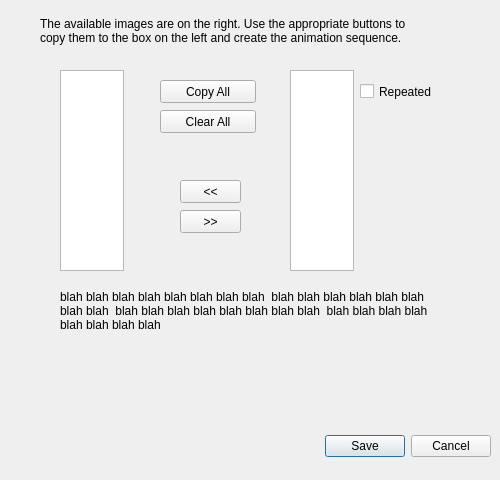
<?xml version="1.0" encoding="UTF-8"?>
<ui version="4.0">
 <class>CDlgAnimation</class>
 <widget class="QDialog" name="CDlgAnimation">
  <property name="geometry">
   <rect>
    <x>0</x>
    <y>0</y>
    <width>500</width>
    <height>480</height>
   </rect>
  </property>
  <property name="minimumSize">
   <size>
    <width>500</width>
    <height>480</height>
   </size>
  </property>
  <property name="maximumSize">
   <size>
    <width>500</width>
    <height>480</height>
   </size>
  </property>
  <property name="windowTitle">
   <string>Dialog</string>
  </property>
  <widget class="QDialogButtonBox" name="buttons">
   <property name="geometry">
    <rect>
     <x>150</x>
     <y>430</y>
     <width>341</width>
     <height>32</height>
    </rect>
   </property>
   <property name="orientation">
    <enum>Qt::Horizontal</enum>
   </property>
   <property name="standardButtons">
    <set>QDialogButtonBox::Cancel|QDialogButtonBox::Save</set>
   </property>
  </widget>
  <widget class="QTreeWidget" name="treeSequence">
   <property name="geometry">
    <rect>
     <x>60</x>
     <y>70</y>
     <width>64</width>
     <height>201</height>
    </rect>
   </property>
   <property name="horizontalScrollBarPolicy">
    <enum>Qt::ScrollBarAlwaysOff</enum>
   </property>
   <property name="selectionMode">
    <enum>QAbstractItemView::ExtendedSelection</enum>
   </property>
   <property name="iconSize">
    <size>
     <width>32</width>
     <height>32</height>
    </size>
   </property>
   <attribute name="headerVisible">
    <bool>false</bool>
   </attribute>
   <column>
    <property name="text">
     <string notr="true">1</string>
    </property>
   </column>
  </widget>
  <widget class="QPushButton" name="btAdd">
   <property name="geometry">
    <rect>
     <x>180</x>
     <y>180</y>
     <width>61</width>
     <height>23</height>
    </rect>
   </property>
   <property name="toolTip">
    <string>Add frame</string>
   </property>
   <property name="text">
    <string>&lt;&lt;</string>
   </property>
  </widget>
  <widget class="QPushButton" name="btRemove">
   <property name="geometry">
    <rect>
     <x>180</x>
     <y>210</y>
     <width>61</width>
     <height>23</height>
    </rect>
   </property>
   <property name="toolTip">
    <string>Delete frame</string>
   </property>
   <property name="text">
    <string>&gt;&gt;</string>
   </property>
  </widget>
  <widget class="QTreeWidget" name="treeIcons">
   <property name="geometry">
    <rect>
     <x>290</x>
     <y>70</y>
     <width>64</width>
     <height>201</height>
    </rect>
   </property>
   <property name="horizontalScrollBarPolicy">
    <enum>Qt::ScrollBarAlwaysOff</enum>
   </property>
   <property name="selectionMode">
    <enum>QAbstractItemView::ExtendedSelection</enum>
   </property>
   <property name="iconSize">
    <size>
     <width>32</width>
     <height>32</height>
    </size>
   </property>
   <attribute name="headerVisible">
    <bool>false</bool>
   </attribute>
   <attribute name="headerDefaultSectionSize">
    <number>64</number>
   </attribute>
   <column>
    <property name="text">
     <string notr="true">1</string>
    </property>
   </column>
  </widget>
  <widget class="QPushButton" name="btCopyAll">
   <property name="geometry">
    <rect>
     <x>160</x>
     <y>80</y>
     <width>96</width>
     <height>23</height>
    </rect>
   </property>
   <property name="toolTip">
    <string>Copy all the frame.</string>
   </property>
   <property name="text">
    <string>Copy All</string>
   </property>
  </widget>
  <widget class="QPushButton" name="btClearAll">
   <property name="geometry">
    <rect>
     <x>160</x>
     <y>110</y>
     <width>96</width>
     <height>23</height>
    </rect>
   </property>
   <property name="toolTip">
    <string>Clear frame sequence.</string>
   </property>
   <property name="text">
    <string>Clear All</string>
   </property>
  </widget>
  <widget class="QLabel" name="label">
   <property name="geometry">
    <rect>
     <x>40</x>
     <y>10</y>
     <width>391</width>
     <height>41</height>
    </rect>
   </property>
   <property name="text">
    <string>The available images are on the right. Use the appropriate buttons to copy them to the box on the left and create the animation sequence.</string>
   </property>
   <property name="wordWrap">
    <bool>true</bool>
   </property>
  </widget>
  <widget class="QLabel" name="sDescription">
   <property name="geometry">
    <rect>
     <x>60</x>
     <y>290</y>
     <width>381</width>
     <height>101</height>
    </rect>
   </property>
   <property name="text">
    <string>blah blah blah blah blah blah blah blah  blah blah blah blah blah blah blah blah  blah blah blah blah blah blah blah blah  blah blah blah blah blah blah blah blah </string>
   </property>
   <property name="alignment">
    <set>Qt::AlignLeading|Qt::AlignLeft|Qt::AlignTop</set>
   </property>
   <property name="wordWrap">
    <bool>true</bool>
   </property>
  </widget>
  <widget class="QCheckBox" name="cRepete">
   <property name="geometry">
    <rect>
     <x>360</x>
     <y>80</y>
     <width>82</width>
     <height>23</height>
    </rect>
   </property>
   <property name="toolTip">
    <string>Repeate animation sequence</string>
   </property>
   <property name="text">
    <string>Repeated</string>
   </property>
  </widget>
 </widget>
 <resources/>
 <connections>
  <connection>
   <sender>buttons</sender>
   <signal>accepted()</signal>
   <receiver>CDlgAnimation</receiver>
   <slot>accept()</slot>
   <hints>
    <hint type="sourcelabel">
     <x>248</x>
     <y>254</y>
    </hint>
    <hint type="destinationlabel">
     <x>157</x>
     <y>274</y>
    </hint>
   </hints>
  </connection>
  <connection>
   <sender>buttons</sender>
   <signal>rejected()</signal>
   <receiver>CDlgAnimation</receiver>
   <slot>reject()</slot>
   <hints>
    <hint type="sourcelabel">
     <x>316</x>
     <y>260</y>
    </hint>
    <hint type="destinationlabel">
     <x>286</x>
     <y>274</y>
    </hint>
   </hints>
  </connection>
 </connections>
</ui>
